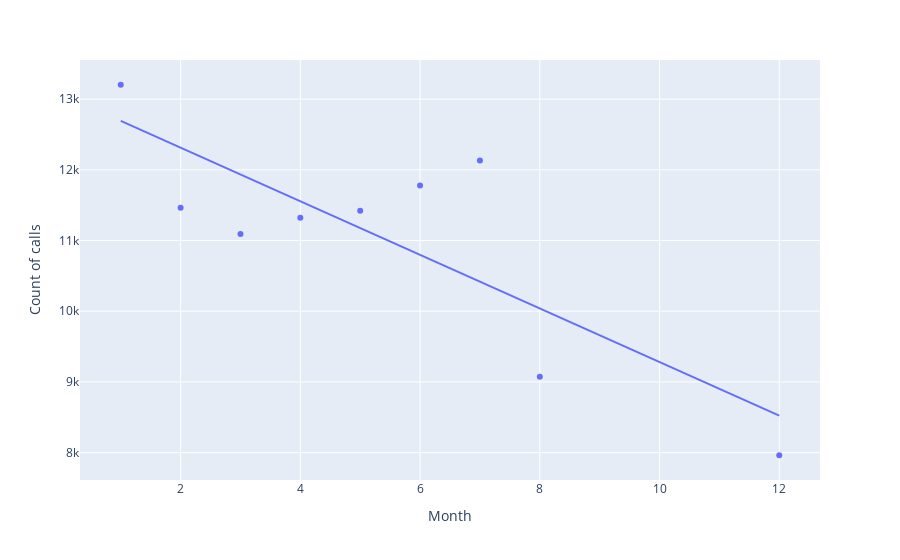

Source (notebook cell):
### Markdown cell above
# lmplot of 911 calls by month

### Code cell
month=bymonth['Month']
twp=bymonth['twp']
px.scatter(bymonth,x='Month',y='twp',labels={'month':'Month','twp':'Count of calls'},trendline='ols')

### Figure 1 — Plotly figure (JSON) as saved in the notebook; plotly's stock layout.template omitted (floating-point values rounded to 4 significant figures)
{"data": [{"hovertemplate": "Month=%{x}<br>Count of calls=%{y}<extra></extra>", "legendgroup": "", "marker": {"color": "#636efa", "symbol": "circle"}, "mode": "markers", "name": "", "orientation": "v", "showlegend": false, "type": "scatter", "x": [1, 2, 3, 4, 5, 6, 7, 8, 12], "xaxis": "x", "y": [13203, 11465, 11092, 11323, 11420, 11777, 12133, 9073, 7963], "yaxis": "y"}, {"hovertemplate": "<b>OLS trendline</b><br>twp = -378.92 * Month + 13070.8<br>R<sup>2</sup>=0.655218<br><br>Month=%{x}<br>Count of calls=%{y} <b>(trend)</b><extra></extra>", "legendgroup": "", "marker": {"color": "#636efa", "symbol": "circle"}, "mode": "lines", "name": "", "showlegend": false, "type": "scatter", "x": [1, 2, 3, 4, 5, 6, 7, 8, 12], "xaxis": "x", "y": [12690.0, 12310.0, 11930.0, 11560.0, 11180.0, 10800.0, 10420.0, 10040.0, 8524.0], "yaxis": "y"}], "layout": {"legend": {"tracegroupgap": 0}, "margin": {"t": 60}, "xaxis": {"anchor": "y", "domain": [0, 1], "title": {"text": "Month"}}, "yaxis": {"anchor": "x", "domain": [0, 1], "title": {"text": "Count of calls"}}}}
